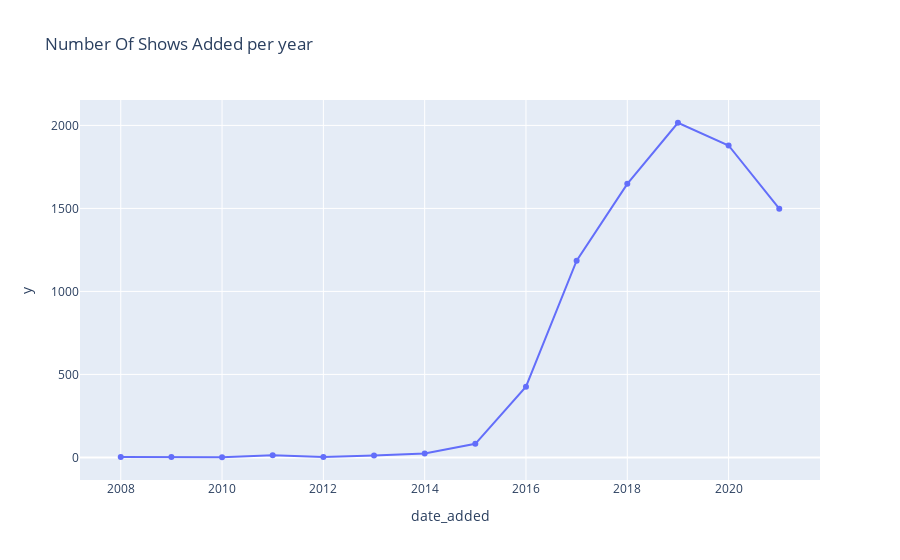

Notebook code for this chart:
### Markdown cell above
Increasing contents by year

### Code cell
iplot(px.line(shows_added_per_year,
    title='Number Of Shows Added per year',
    x = shows_added_per_year.index,
    y = shows_added_per_year,
    markers = True , line_shape='linear'
))

### Figure 1 — Plotly figure (JSON) as saved in the notebook; plotly's stock layout.template omitted (floating-point values rounded to 4 significant figures)
{"data": [{"hovertemplate": "date_added=%{x}<br>y=%{y}<extra></extra>", "legendgroup": "", "line": {"color": "#636efa", "dash": "solid", "shape": "linear"}, "marker": {"symbol": "circle"}, "mode": "lines+markers", "name": "", "orientation": "v", "showlegend": false, "type": "scatter", "x": [2008, 2009, 2010, 2011, 2012, 2013, 2014, 2015, 2016, 2017, 2018, 2019, 2020, 2021], "xaxis": "x", "y": [2, 2, 1, 13, 3, 11, 24, 82, 426, 1185, 1648, 2016, 1879, 1498], "yaxis": "y"}], "layout": {"legend": {"tracegroupgap": 0}, "title": {"text": "Number Of Shows Added per year"}, "xaxis": {"anchor": "y", "domain": [0, 1], "title": {"text": "date_added"}}, "yaxis": {"anchor": "x", "domain": [0, 1], "title": {"text": "y"}}}}
